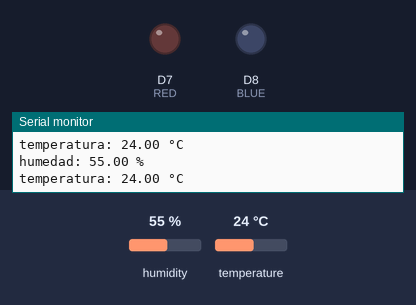
Bench run of a sketch on a simulated ESP8266 (NodeMCU). Shown: output pins drawn as LEDs (lit = HIGH), the last lines printed to the serial monitor. Inputs (shaded band) come from the test bench; at power-on: humidity 55 %, temperature 24 °C.

Above: at 10.8 s.
10.9 s: humidity set to 21 %
18.4 s: humidity set to 18 %
At 20.7 s:
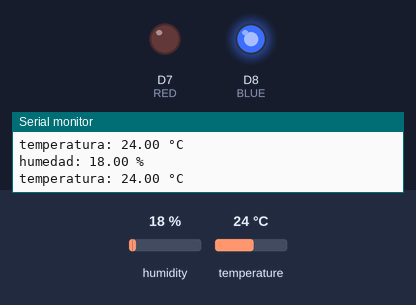
25.9 s: temperature set to 21 °C
33.4 s: temperature set to 18 °C
At 35.9 s:
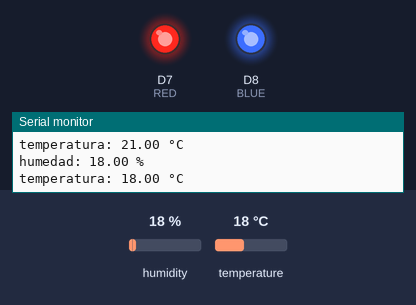
40.9 s: humidity set to 22 %
At 46.5 s:
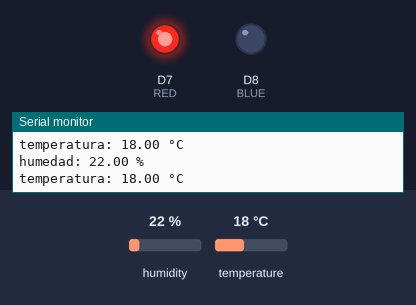
48.4 s: humidity set to 19 %
At 51.1 s:
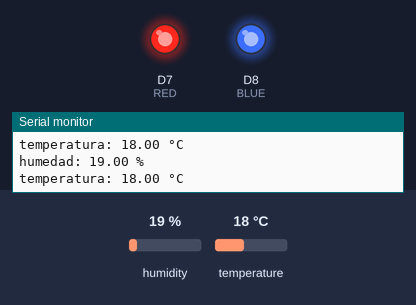
Timing chart, 0 to 52.6 s (numbered marks = the images above; inputs shaded):
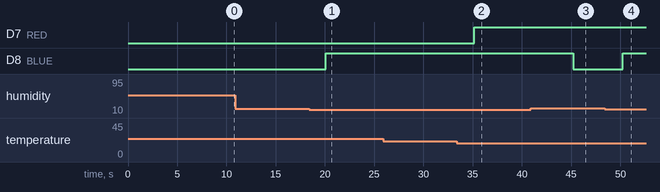

Measured:
- the behaviour switches between 20 and 19 % on humidity (found by bisection; images 0 and 1)
- the behaviour switches between 20 and 19 °C on temperature (found by bisection; images 1 and 2)
- after the input at 18.4 s, D8 (BLUE): LOW → HIGH after 1.7 s
- after the input at 33.4 s, D7 (RED): LOW → HIGH after 1.8 s
- after the input at 40.9 s, D8 (BLUE): HIGH → LOW after 4.3 s
- after the input at 48.4 s, D8 (BLUE): LOW → HIGH after 1.8 s

The sketch:

Punto_10_Sensor_de_temperatura_con_leds.ino
```cpp
#include <DHT.h>
#include <DHT_U.h>
#include <DHT.h>
#define DHTPIN D4
#define DHTTYPE DHT11
#define RED D7
#define BLUE D8
DHT dht(DHTPIN, DHTTYPE);
float h;
float t;
void setup()
{
  Serial.begin(115200);
  dht.begin();
 pinMode(BLUE,OUTPUT);
 pinMode(RED,OUTPUT);
}

void loop()
{
    delay(5000);

  h = dht.readHumidity();
  t = dht.readTemperature();

  if (isnan(h) || isnan(t))
  {
    Serial.println("error obteniendo los datos del sensor DHT11");
    return;
  }
  float hic = dht.computeHeatIndex(t, h, false);

  Serial.print("humedad: ");
  Serial.print(h);
  Serial.println(" % \t");
  Serial.print("temperatura: ");
  Serial.print(t);
  Serial.println(" °C\t");

if (dht.readTemperature() <20)
{
   digitalWrite(RED, HIGH);
 } else {
   digitalWrite(RED, LOW);
 }

 if (dht.readHumidity() <20)
 {
   digitalWrite(BLUE, HIGH);
 } else {
   digitalWrite(BLUE, LOW);
 }
}
```
